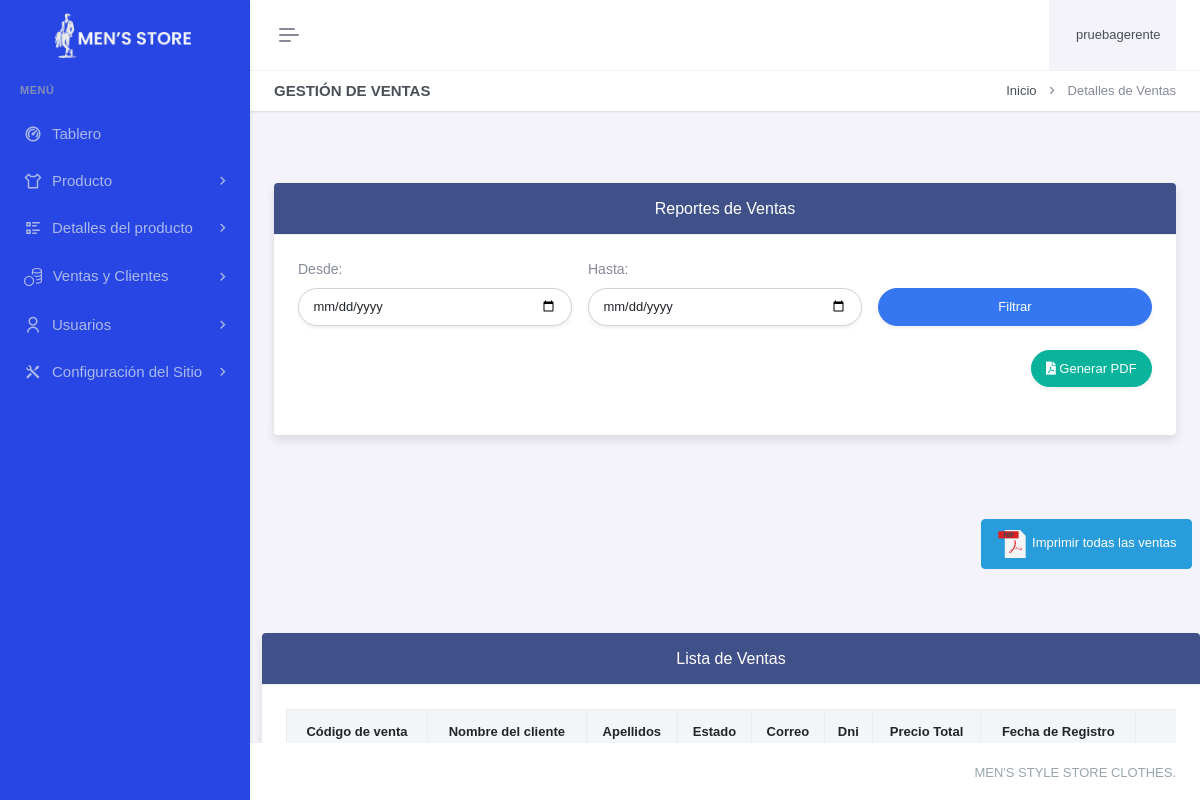
/paneladministrador/ventasclientes/ventas/gestionar-ventas.php (signed in), run on an earlier commit of the app's database.
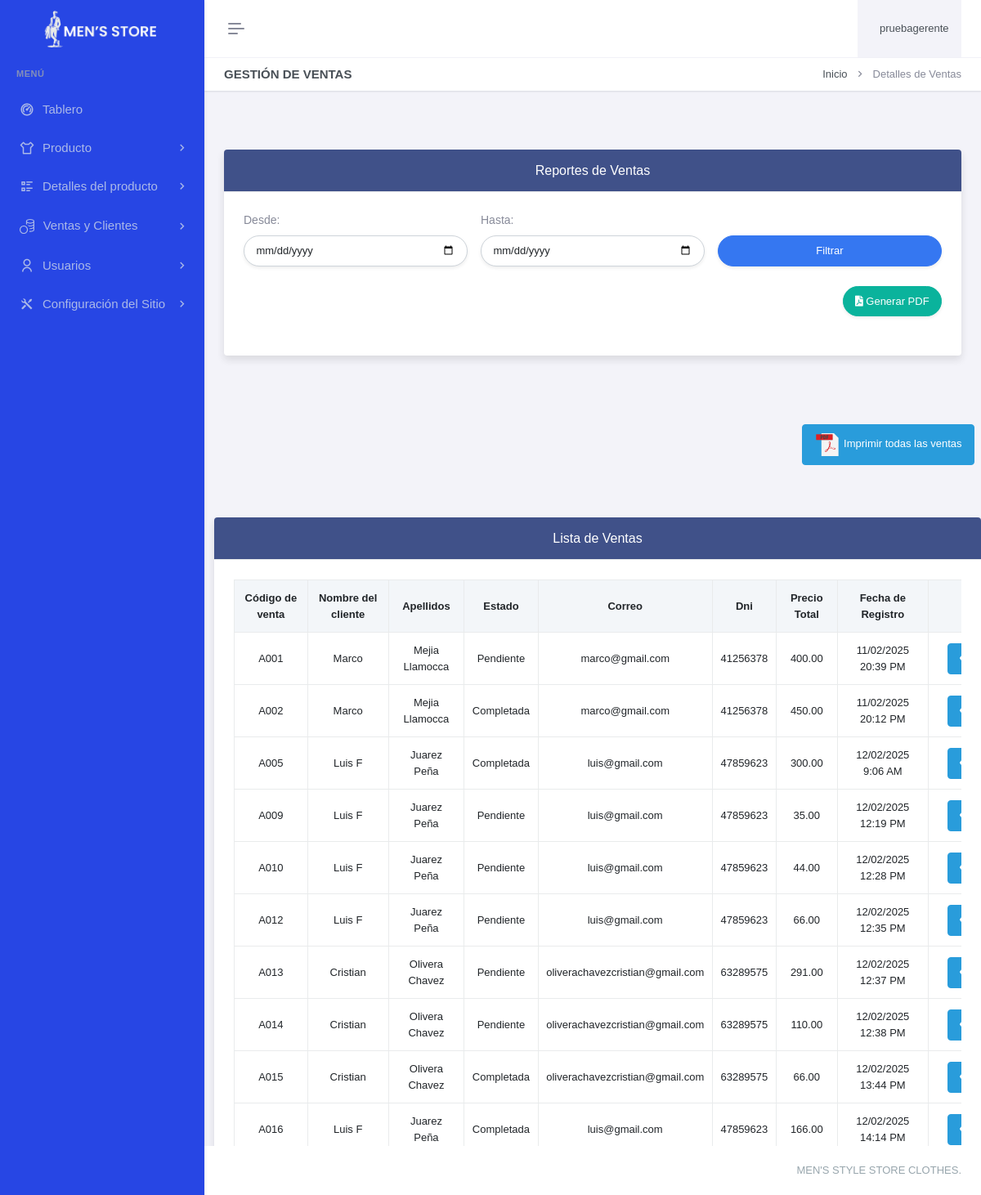
And on a later commit of the database.
### tables this page shows
CREATE TABLE `ventas` (
  `venId` varchar(4) NOT NULL,
  `estVenId` int(11) DEFAULT NULL,
  `cliId` int(11) DEFAULT NULL,
  `venFechaRegis` datetime DEFAULT current_timestamp() ON UPDATE current_timestamp()
);

CREATE TABLE `cliente` (
  `cliId` int(11) NOT NULL,
  `cliDni` char(8) NOT NULL,
  `cliNombre` varchar(100) DEFAULT NULL,
  `cliApellidoPaterno` varchar(100) DEFAULT NULL,
  `cliApellidoMaterno` varchar(100) DEFAULT NULL,
  `cliCorreo` varchar(150) DEFAULT NULL,
  `cliFechaRegis` datetime DEFAULT current_timestamp() ON UPDATE current_timestamp(),
  `cliFechaNacimiento` date DEFAULT NULL
);

CREATE TABLE `estadoventa` (
  `estVenId` int(11) NOT NULL,
  `estVenNombre` varchar(50) NOT NULL,
  `estVenDescripcion` varchar(255) DEFAULT NULL,
  `estVenFechaRegis` datetime DEFAULT current_timestamp()
);

### paneladministrador/ventasclientes/ventas/gestionar-ventas.php (the view, shortened to what this page needs)
<?php
include "../../header.php";
include "../../sidebar.php";
?>
<div class="main-content">
    <div class="page-content">
        <div class="container-fluid">
            <div class="row">
                <div class="col-12">
                    <div class="page-title-box d-sm-flex align-items-center justify-content-between">
                        <h4 class="mb-sm-0">Gestión de Ventas</h4>
                        <div class="page-title-right">
                            <ol class="breadcrumb m-0">
                                <li class="breadcrumb-item"><a href="#">Inicio</a></li>
                                <li class="breadcrumb-item active">Detalles de Ventas</li>
                            </ol>
                        </div>
                    </div>
                </div>
            </div>
            <div class="row ptb_25">
                <div class="col-12 mt-5">
                    <div class="card shadow-lg border-0 rounded-4">
                        <div class="card-header bg-primary text-white rounded-top-4 py-3">
                            <h5 class="card-title mb-0 text-center text-white">Reportes de Ventas</h5>
                        </div>
                        <div class="card-body p-4">
                            <div class="row mb-4 g-3">
                                <div class="col-md-4">
                                    <label for="fecha_desde" class="form-label text-muted">Desde:</label>
                                    <div class="input-group">
                                        <input type="date" id="fecha_desde" class="form-control rounded-pill shadow-sm">
                                    </div>
                                </div>
                                <div class="col-md-4">
                                    <label for="fecha_hasta" class="form-label text-muted">Hasta:</label>
                                    <div class="input-group">
                                        <input type="date" id="fecha_hasta" class="form-control rounded-pill shadow-sm">
                                    </div>
                                </div>
                                <div class="col-md-4 d-flex align-items-end">
                                    <button class="btn btn-secondary rounded-pill shadow-sm w-100" onclick="cargarReporte('rango')">Filtrar</button>
                                </div>
                            </div>
                            <div class="row mb-4 g-3">
                                <div class="col-md-12 d-flex justify-content-end">
                                    <button class="btn btn-success rounded-pill shadow-sm" onclick="descargarPDF()">
                                        <i class="fa fa-file-pdf"></i> Generar PDF
                                    </button>
                                </div>
                            </div>
                        </div>
                    </div>
                </div>
            </div>
        </div>
    </div>
</div>
<link href="https://cdnjs.cloudflare.com/ajax/libs/font-awesome/5.15.4/css/all.min.css" rel="stylesheet">
<link rel="stylesheet" href="https://cdn.jsdelivr.net/npm/bootstrap-icons/font/bootstrap-icons.css">
<div class="d-flex justify-content-end mb-3">
    <a href="reporte-ventas.php" target="_blank" class="btn btn-info me-2">
        Imprimir todas las ventas
    </a>
</div>
<div class="row" style="margin-left: 250px;">
    <div class="col-12 mt-5">
        <div class="card shadow-lg border-0 rounded-4">
            <div class="card-header bg-primary text-white rounded-top-4 py-3">
                <h5 class="card-title mb-0 text-center text-white">Lista de Ventas</h5>
            </div>
            <div class="card-body p-4">
                <div class="table-responsive" style="overflow-x: auto;">
                    <table class="table table-hover table-bordered text-center align-middle" id="detallesTable" style="min-width: 1000px;">
                        <thead class="table-light">
                            <tr>
                                <th>Código de venta</th>
                                <th>Nombre del cliente</th>
                                <th>Apellidos</th>
                                <th>Estado</th>
                                <th>Correo</th>
                                <th>Dni</th>
                                <th>Precio Total</th>
                                <th>Fecha de Registro</th>
                                <th style="width: 150px;">Acciones</th>
                            </tr>
                        </thead>
                        <tbody>
                            <?php
                            $query = "SELECT
                                v.venId,
                                c.cliNombre,
                                CONCAT(c.cliApellidoPaterno, ' ', c.cliApellidoMaterno) AS Apellidos,
                                c.cliCorreo,
                                c.cliDni,
                                SUM(d.detVenCantidad * d.detVenPrecio) AS total,
                                v.venFechaRegis,
                                e.estVenNombre AS Estado
                              FROM detalleventa d
                              INNER JOIN ventas v ON d.venId = v.venId
                              INNER JOIN cliente c ON v.cliId = c.cliId
                              INNER JOIN estadoventa e ON v.estVenId = e.estVenId
                              GROUP BY v.venId, c.cliNombre, c.cliApellidoPaterno, c.cliApellidoMaterno, c.cliCorreo, c.cliDni, v.venFechaRegis, e.estVenNombre;";
                            $result = mysqli_query($con, $query);
                            while ($row = mysqli_fetch_assoc($result)) {
                                $registro=date('d/m/Y G:i A',strtotime($row['venFechaRegis']));
                                echo "
                                <tr>
                                    <td>{$row['venId']}</td>
                                    <td>{$row['cliNombre']}</td>
                                    <td>{$row['Apellidos']}</td>
                                    <td>{$row['Estado']}</td>
                                    <td>{$row['cliCorreo']}</td>
                                    <td>{$row['cliDni']}</td>
                                    <td>{$row['total']}</td>
                                    <td>{$registro}</td>
                                    <td>
                                        <a href='ver-detalles-venta.php?venId={$row['venId']}' class='btn btn-info me-2'>
                                            <i class='fa fa-eye'></i>
                                        </a>
                                        <a href='reporte-detalles-ventas.php?venId={$row['venId']}' target='_blank' class='btn btn-info'>
                                            <svg xmlns='http://www.w3.org/2000/svg' width='16' height='16' fill='currentColor' class='bi bi-file-earmark-pdf' viewBox='0 0 16 16'>
                                                <path d='M14 14V4.5L9.5 0H4a2 2 0 0 0-2 2v12a2 2 0 0 0 2 2h8a2 2 0 0 0 2-2zM9.5 3A1.5 1.5 0 0 0 11 4.5h2V14a1 1 0 0 1-1 1H4a1 1 0 0 1-1-1V2a1 1 0 0 1 1-1h5.5v2z'/>
                                                <path d='M4.603 6.087a.81.81 0 0 1 .202.404c.507.2.813.633.813 1.109 0 .476-.306.908-.813 1.109a.81.81 0 0 1-.202.404.807.807 0 0 1-.202-.404C3.906 8.005 3.5 7.572 3.5 7c0-.572.406-1.005.901-1.309a.807.807 0 0 1 .202-.404zM7.5 9.5v-5h-.5a.5.5 0 0 0-.5.5v3a.5.5 0 0 0 .5.5h.5zm1.5-3.5v-2h.5a.5.5 0 0 1 .5.5v1a.5.5 0 0 1-.5.5H9zm-2.5 0v-2h.5a.5.5 0 0 1 .5.5v1a.5.5 0 0 1-.5.5H7z'/>
                                            </svg>
                                        </a>
                                    </td>
                                </tr>";
                            }
                            ?>
                        </tbody>
                    </table>
                </div>
            </div>
        </div>
    </div>
</div>
<link href="https://cdnjs.cloudflare.com/ajax/libs/font-awesome/5.15.4/css/all.min.css" rel="stylesheet">
<?php include "../../footer.php"; ?>

### paneladministrador/header.php (shortened to what this page needs)
<?php
if (!isset($_SESSION['admin_id'])) {
    header("Location: /paneladministrador/login.php");
} else {
    $username = $_SESSION['admin_username'];
}
?>
<!DOCTYPE html>
<html lang="es" data-layout="vertical" data-topbar="light" data-sidebar="dark" data-sidebar-size="lg" data-sidebar-image="none">
<head>
    <link href="/paneladministrador/recursos/css/bootstrap.min.css" rel="stylesheet" type="text/css" />
    <link href="/paneladministrador/recursos/css/icons.min.css" rel="stylesheet" type="text/css" />
    <link href="/paneladministrador/recursos/css/app.min.css" rel="stylesheet" type="text/css" />
</head>
<body>
    <div id="layout-wrapper">
        <header id="page-topbar">
            <div class="layout-width">
                <div class="navbar-header">
                    <div class="d-flex">
                        <button type="button" class="btn btn-sm px-3 fs-16 header-item vertical-menu-btn topnav-hamburger" id="topnav-hamburger-icon">
                            <span class="hamburger-icon">
                                <span></span>
                                <span></span>
                                <span></span>
                            </span>
                        </button>
                    </div>
                    <div class="d-flex align-items-center">
                        <div class="dropdown ms-sm-3 header-item topbar-user">
                            <button type="button" class="btn" id="page-header-user-dropdown" data-bs-toggle="dropdown" aria-haspopup="true" aria-expanded="false">
                                <span class="d-flex align-items-center">
                                    <span class="text-start ms-xl-2">
                                        <span class="d-xl-inline-block ms-1 fw-medium user-name-text"><?php print $username;?></span>
                                    </span>
                                </span>
                            </button>
                        </div>
                    </div>
                </div>
            </div>
        </header>

### paneladministrador/sidebar.php (shortened to what this page needs)
<div class="app-menu navbar-menu">
  <div class="navbar-brand-box">
    <a href="/paneladministrador/index.php" class="logo logo-light">
      <span class="logo-lg">
        <img src="/paneladministrador/recursos/images/mens-store.png" alt="logo" height="45">
      </span>
    </a>
  </div>
<div id="scrollbar">
    <div class="container-fluid">
      <ul class="navbar-nav" id="navbar-nav">
        <li class="menu-title"><span data-key="t-menu">Menú</span></li>
        <li class="nav-item">
                <a href="/paneladministrador/index.php" class="nav-link" data-key="t-analytics">  <i class="ri-dashboard-2-line"></i> <span data-key="t-dashboards"> Tablero </span></a>
              </li>
                  <li class="nav-item">
                            <a class="nav-link menu-link" href="#sidebarP" data-bs-toggle="collapse" role="button" aria-expanded="true" aria-controls="sidebarLanding">
                            <i class="ri-t-shirt-line"></i>
                            <span data-key="t-landing">Producto</span>
                            </a>
                      </li>
                      <li class="nav-item">
                            <a class="nav-link menu-link" href="#sidebarDP" data-bs-toggle="collapse" role="button" aria-expanded="true" aria-controls="sidebarLanding">
                            <i class="ri-list-check-2"></i>
                            <span data-key="t-landing">Detalles del producto</span>
                            </a>
                        </li>
                        <li class="nav-item">
                          <a class="nav-link menu-link" href="#sidebarAdmin" data-bs-toggle="collapse" role="button" aria-expanded="true" aria-controls="sidebarLanding">
                            <i></i>
                            <span data-key="t-landing">Ventas y Clientes</span>
                          </a>
                        </li>
                        <li class="nav-item">
                            <a class="nav-link menu-link" href="#sidebarU" data-bs-toggle="collapse" role="button" aria-expanded="true" aria-controls="sidebarLanding">
                                <i class="ri-user-line"></i> <span data-key="t-landing">Usuarios</span>
                            </a>
                        </li>
                        <li class="nav-item">
                            <a class="nav-link menu-link" href="#sidebarCS" data-bs-toggle="collapse" role="button" aria-expanded="true" aria-controls="sidebarLanding">
                                <i class="ri-tools-fill"></i> <span data-key="t-landing"> Configuración del Sitio </span>
                            </a>
                        </li>
      </ul>
    </div>
  </div>
  <div class="sidebar-background"></div>
</div>

### paneladministrador/footer.php (shortened to what this page needs)
    <footer class="footer">
        <div class="container-fluid">
            <div class="row">
                <div class="col-sm-6">
                </div>
                <div class="col-sm-6">
                    <div class="text-sm-end d-none d-sm-block">
                        MEN'S STYLE STORE CLOTHES.
                    </div>
                </div>
            </div>
        </div>
    </footer>
</div>
</body>
</html>

### paneladministrador/ventasclientes/ventas/gestionar-ventas.php (style rules this page uses)
#detallesTable { margin: 0 auto; }
#detallesTable th, #detallesTable td { vertical-align: middle; }

What changed in the data, as far as the page shows it:
added ventas: venId "A001", cliId.cliNombre "Marco", Apellidos "Mejia Llamocca", estVenId.estVenNombre "Pendiente", cliId.cliCorreo "marco@gmail.com", cliId.cliDni "41256378", total "400.00", venFechaRegis "11/02/2025 20:39 PM"
added ventas: venId "A002", cliId.cliNombre "Marco", Apellidos "Mejia Llamocca", estVenId.estVenNombre "Completada", cliId.cliCorreo "marco@gmail.com", cliId.cliDni "41256378", total "450.00", venFechaRegis "11/02/2025 20:12 PM"
added ventas: venId "A005", cliId.cliNombre "Luis F", Apellidos "Juarez Peña", estVenId.estVenNombre "Completada", cliId.cliCorreo "luis@gmail.com", cliId.cliDni "47859623", total "300.00", venFechaRegis "12/02/2025 9:06 AM"
added ventas: venId "A009", cliId.cliNombre "Luis F", Apellidos "Juarez Peña", estVenId.estVenNombre "Pendiente", cliId.cliCorreo "luis@gmail.com", cliId.cliDni "47859623", total "35.00", venFechaRegis "12/02/2025 12:19 PM"
added ventas: venId "A010", cliId.cliNombre "Luis F", Apellidos "Juarez Peña", estVenId.estVenNombre "Pendiente", cliId.cliCorreo "luis@gmail.com", cliId.cliDni "47859623", total "44.00", venFechaRegis "12/02/2025 12:28 PM"
added ventas: venId "A012", cliId.cliNombre "Luis F", Apellidos "Juarez Peña", estVenId.estVenNombre "Pendiente", cliId.cliCorreo "luis@gmail.com", cliId.cliDni "47859623", total "66.00", venFechaRegis "12/02/2025 12:35 PM"
added ventas: venId "A013", cliId.cliNombre "Cristian", Apellidos "Olivera Chavez", estVenId.estVenNombre "Pendiente", cliId.cliCorreo "oliverachavezcristian@gmail.com", cliId.cliDni "63289575", total "291.00", venFechaRegis "12/02/2025 12:37 PM"
added ventas: venId "A014", cliId.cliNombre "Cristian", Apellidos "Olivera Chavez", estVenId.estVenNombre "Pendiente", cliId.cliCorreo "oliverachavezcristian@gmail.com", cliId.cliDni "63289575", total "110.00", venFechaRegis "12/02/2025 12:38 PM"
added ventas: venId "A015", cliId.cliNombre "Cristian", Apellidos "Olivera Chavez", estVenId.estVenNombre "Completada", cliId.cliCorreo "oliverachavezcristian@gmail.com", cliId.cliDni "63289575", total "66.00", venFechaRegis "12/02/2025 13:44 PM"
added ventas: venId "A016", cliId.cliNombre "Luis F", Apellidos "Juarez Peña", estVenId.estVenNombre "Completada", cliId.cliCorreo "luis@gmail.com", cliId.cliDni "47859623", total "166.00", venFechaRegis "12/02/2025 14:14 PM"
